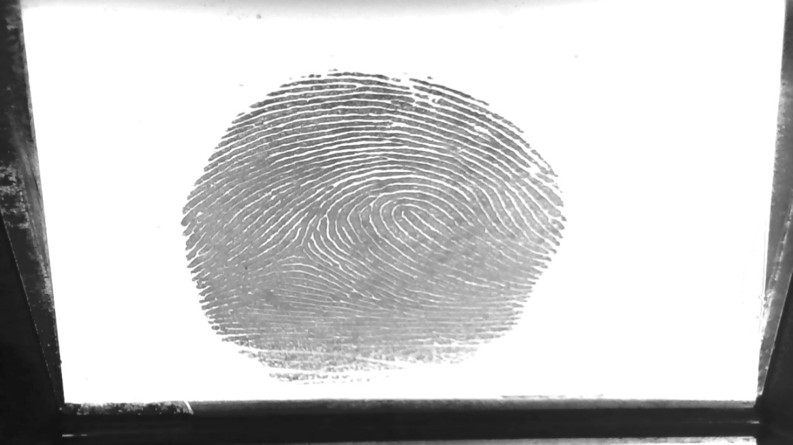
#> input picture Homework3/1.roi/finger.jpg, 793 x 445 px
$ python roi.py
#> lines starting #> are read from the running program, lines starting #| are printed output that depends on the picture
#!/usr/bin/env python
# -*- coding: UTF-8 -*-
'''
@Project :Homework
@File    :roi.py
@Author  :JackHCC
@Date    :2022/3/8 9:10
@Desc    :

'''
import cv2
import numpy as np
import time

# read image
inimage = cv2.imread("finger.jpg", 1)
#> inimage is the input picture: shape (445, 793, 3); min 9, max 255, mean 200.6

cv2.imshow("finger.jpg", inimage)
print(inimage.shape)
#| (445, 793, 3)

# allocating image space color  ROI [ymin:ymax, xmin:xmax]
# 767*403
ROIimg = inimage[0:403, 20:787]  # for cinema
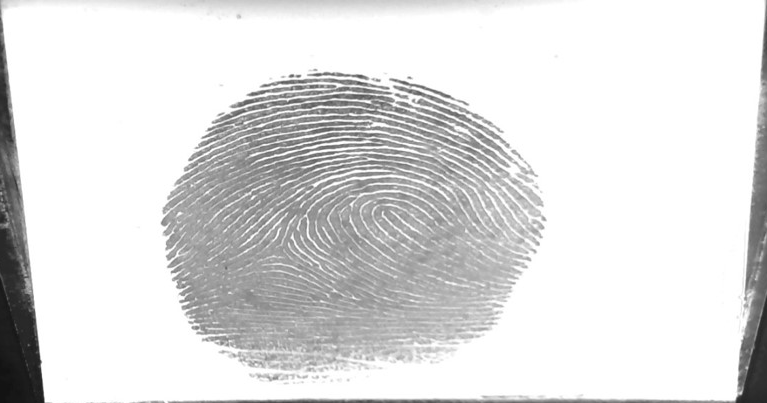
#> ROIimg: shape (403, 767, 3); min 17, max 255, mean 221.8
cv2.imwrite("finger_ROI.jpg", ROIimg)
col, row, ch = ROIimg.shape
#> col = 403; row = 767; ch = 3
print(col, row, ch)
#| 403 767 3

# set the source point in source image
inpoints = np.float32([(0, 0), (767, 0), (50, 403), (737, 403)])  # p1,p2,p3,p4, 可以在ROI中取点，也可以直接从原图中取点;变换时输入提取参考点数组的图像。

# inpoints=np.float32([(180,71),(341,49),(183,146),(338,166)])#p1,p2,p3,p4

outpoints = np.float32([(0, 0), (639, 0), (0, 639), (639, 639)])  # p'1,p'2,p'3, p'4

# get Transform parameters
Trans = cv2.getPerspectiveTransform(np.array(inpoints), np.array(outpoints))

# Transform
start = time.time()
transimg = cv2.warpPerspective(ROIimg, Trans, (640, 640))  # 输出图像可以改变，但变换关系不变
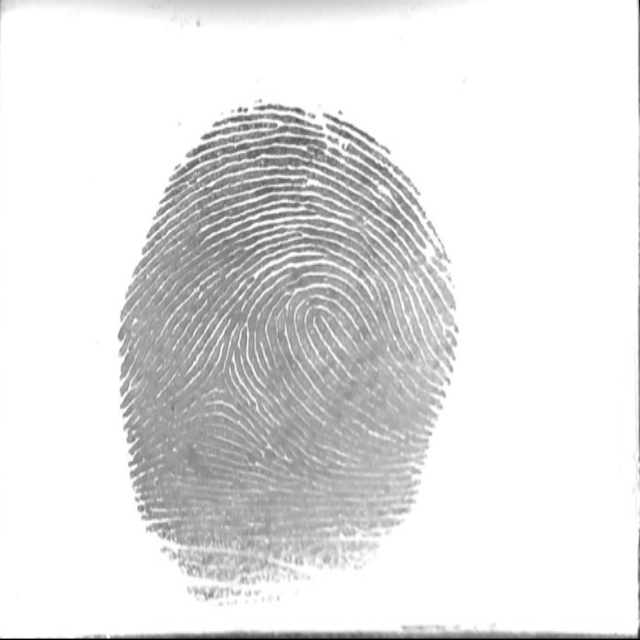
#> transimg: shape (640, 640, 3); min 0, max 255, mean 228
end = time.time()
print("time=", end - start)

cv2.imshow('ROI', ROIimg)
cv2.imwrite("finger_out.jpg", transimg)

cv2.imshow('output', transimg)

while 1:
    key = cv2.waitKey(1)
#> (key Esc is pressed here)

    if key > 0:
        break

cv2.destroyAllWindows()
